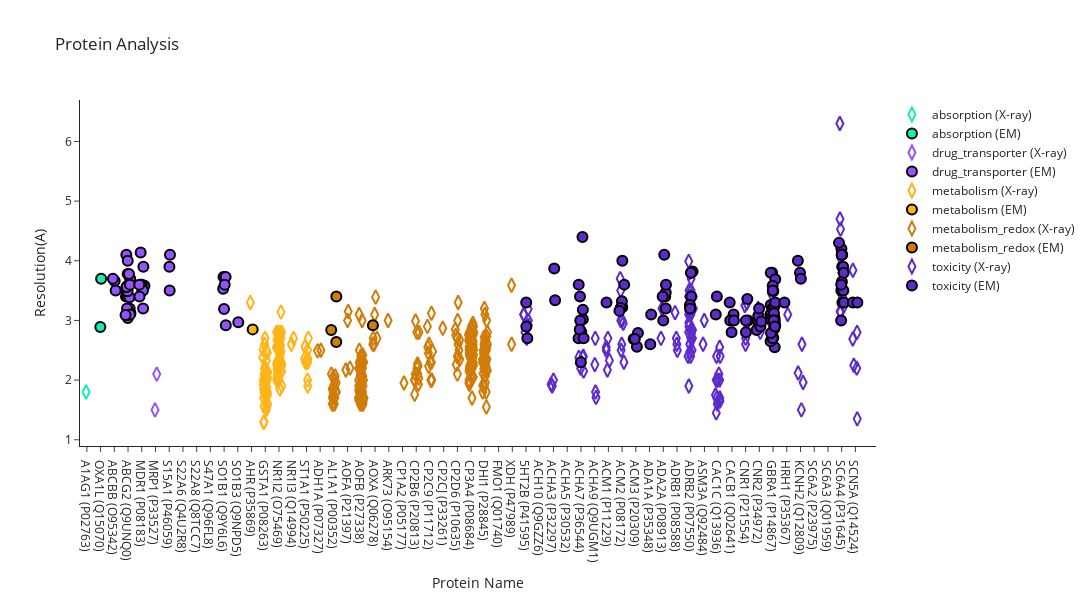

Source (notebook cell):
### Code cell
import plotly.graph_objects as go
import numpy as np
# Create traces for each unique value in 'Method'
traces = []

for category in category_list:
    for method in df['Method'].unique():
        df_subset = df[(df['Method'] == method) & (df['Category'] == category)]
        
        # marker_size = df_subset["Average Sequence Coverage"].apply(lambda x: x * 16 if not np.isnan(x) else 10)
        
        # Add random jitter to the x-axis values
        if method == 'AlphaFold':
            x_values = [protein_name_mapping[name] for name in df_subset['Protein Name']]
        else:
            jitter = np.random.uniform(low=-jitter_amount, high=jitter_amount, size=len(df_subset))
            x_values = [protein_name_mapping[name] + jitter[i] for i, name in enumerate(df_subset['Protein Name'])]
        trace = go.Scatter(
            x=x_values,
            y=df_subset['Resolution (A)'],
            mode='markers',
            name=f"{category} ({method})",
            marker=dict(size=10, color=colors[category], symbol=symbols[method], line_width=2, line_color='black'),
            showlegend=False if method == 'AlphaFold' else True,
            opacity=0 if method == 'AlphaFold' else 1,
        )
        traces.append(trace)

# Create layout
layout = go.Layout(
    title="Protein Analysis",
    xaxis=dict(title='Protein Name',
               range=[-0.5, len(protein_name_mapping) + 0.5],
               tickvals=list(protein_name_mapping.values()), 
               ticktext=protein_names),
    yaxis=dict(title='Resolution(A)'),
    template='simple_white',
    width=1600,
    height=600
)

# Create figure
fig = go.Figure(data=traces, layout=layout)

# Show plot
fig.show()

### Figure 1 — Plotly figure (JSON) as saved in the notebook; plotly's stock layout.template omitted (floating-point values rounded to 4 significant figures; data arrays with more than 128 entries replaced by an {"elided": "..."} marker saying what was removed)
{"data": [{"marker": {"color": "#11efb7", "line": {"color": "black", "width": 2}, "size": 10, "symbol": "diamond-tall-open"}, "mode": "markers", "name": "absorption (X-ray)", "opacity": 1, "showlegend": true, "x": [-0.05802], "y": [1.8], "type": "scatter"}, {"marker": {"color": "#11efb7", "line": {"color": "black", "width": 2}, "size": 10, "symbol": "asterisk"}, "mode": "markers", "name": "absorption (AlphaFold)", "opacity": 0, "showlegend": false, "x": [0, 1], "y": [2.0, 2.0], "type": "scatter"}, {"marker": {"color": "#11efb7", "line": {"color": "black", "width": 2}, "size": 10, "symbol": "circle"}, "mode": "markers", "name": "absorption (EM)", "opacity": 1, "showlegend": true, "x": [0.9795, 1.039], "y": [2.89, 3.7], "type": "scatter"}, {"marker": {"color": "#9553ff", "line": {"color": "black", "width": 2}, "size": 10, "symbol": "diamond-tall-open"}, "mode": "markers", "name": "drug_transporter (X-ray)", "opacity": 1, "showlegend": true, "x": [4.967, 5.091], "y": [1.5, 2.1], "type": "scatter"}, {"marker": {"color": "#9553ff", "line": {"color": "black", "width": 2}, "size": 10, "symbol": "asterisk"}, "mode": "markers", "name": "drug_transporter (AlphaFold)", "opacity": 0, "showlegend": false, "x": [2, 3, 4, 5, 6, 7, 8, 9, 10, 11], "y": [2.0, 2.0, 2.0, 2.0, 2.0, 2.0, 2.0, 2.0, 2.0, 2.0], "type": "scatter"}, {"marker": {"color": "#9553ff", "line": {"color": "black", "width": 2}, "size": 10, "symbol": "circle"}, "mode": "markers", "name": "drug_transporter (EM)", "opacity": 1, "showlegend": true, "x": [2.026, 1.9, 2.097, 2.987, 2.985, 3.017, 2.85, 3.119, 2.966, 3.157, 3.109, 3.179, 2.878, 2.928, 2.972, 2.979, 2.934, 2.893, 2.969, 2.88, 2.976, 2.906, 3.14, 3.137, 2.972, 3.068, 2.818, 4.196, 3.92, 4.008, 4.118, 4.097, 3.939, 4.04, 4.083, 3.835, 3.821, 6.034, 6.016, 6.056, 9.995, 9.956, 10.13, 9.931, 10.11, 10.04, 11.03], "y": [3.66, 3.7, 3.5, 3.1, 3.04, 3.1, 3.4, 3.2, 3.4, 3.7, 3.39, 3.12, 4.1, 3.2, 3.58, 4.0, 3.5, 3.51, 3.49, 3.56, 3.09, 3.56, 3.6, 3.1, 3.78, 3.78, 3.09, 3.58, 4.14, 3.6, 3.9, 3.2, 3.6, 3.5, 3.5, 3.4, 3.6, 3.5, 3.9, 4.1, 3.19, 3.73, 2.92, 3.53, 3.73, 3.6, 2.97], "type": "scatter"}, {"marker": {"color": "#ffb418", "line": {"color": "black", "width": 2}, "size": 10, "symbol": "diamond-tall-open"}, "mode": "markers", "name": "metabolism (X-ray)", "opacity": 1, "showlegend": true, "x": [11.91, 13.09, 13.18, 13.12, 12.88, 12.96, 12.88, 13.15, 13.19, 12.91, 13.12, 12.85, 12.94, 12.97, 13.11, 13.06, 12.95, 13.07, 13.15, 12.91, 12.87, 12.85, 12.91, 13.0, 12.93, 13.0, 13.04, 13.02, 12.92, 12.84, 12.81, 13.1, 13.02, 13.16, 13.18, 12.98, 12.92, 12.98, 12.91, 13.08, 13.9, 13.85, 13.83, 14.12, 13.82, 14.14, 13.87, 13.9, 13.96, 13.9, 13.94, 13.86, 14.1, 13.92, 14.15, 13.97, 13.89, 14.12, 14.08, 14.19, 14.11, 14.13, 14.04, 14.0, 13.96, 13.97, 13.88, 14.19, 13.85, 14.12, 14.02, 13.98, 13.89, 13.94, 13.82, 14.15, 13.91, 14.15, 14.14, 14.06, 14.1, 14.2, 13.91, 14.0, 14.19, 13.8, 13.89, 13.99, 14.19, 14.11, 14.05, 13.88, 14.01, 14.9, 15.06, 15.86, 15.89, 16.09, 15.99, 16.14, 16.09, 16.09, 16.09, 16.09, 15.94, 16.08], "y": [3.3, 2.33, 1.6, 1.55, 1.7, 2.0, 1.29, 2.46, 2.03, 1.56, 2.1, 1.93, 2.19, 1.87, 1.88, 2.0, 2.6, 1.5, 1.8, 1.3, 1.86, 2.0, 2.1, 1.75, 1.8, 2.07, 1.85, 1.95, 1.8, 2.51, 2.38, 1.98, 2.2, 1.75, 2.13, 2.7, 1.79, 2.2, 1.86, 2.5, 2.15, 2.3, 2.0, 2.5, 2.26, 2.48, 2.05, 2.2, 2.1, 2.25, 2.76, 2.2, 2.8, 2.8, 3.14, 2.0, 2.25, 2.58, 2.4, 2.25, 2.3, 2.3, 2.37, 2.55, 2.7, 2.15, 2.0, 2.8, 2.67, 2.8, 2.8, 2.0, 2.1, 2.8, 2.8, 2.22, 2.27, 2.3, 2.7, 1.85, 2.27, 2.15, 2.25, 2.8, 2.26, 2.55, 2.05, 2.65, 1.9, 2.45, 2.28, 2.56, 2.52, 2.6, 2.7, 2.36, 2.56, 2.36, 2.3, 2.7, 2.35, 2.5, 1.9, 2.3, 2.3, 2.0], "type": "scatter"}, {"marker": {"color": "#ffb418", "line": {"color": "black", "width": 2}, "size": 10, "symbol": "asterisk"}, "mode": "markers", "name": "metabolism (AlphaFold)", "opacity": 0, "showlegend": false, "x": [12, 13, 14, 15, 16], "y": [2.0, 2.0, 2.0, 2.0, 2.0], "type": "scatter"}, {"marker": {"color": "#ffb418", "line": {"color": "black", "width": 2}, "size": 10, "symbol": "circle"}, "mode": "markers", "name": "metabolism (EM)", "opacity": 1, "showlegend": true, "x": [12.08], "y": [2.85], "type": "scatter"}, {"marker": {"color": "#d07c09", "line": {"color": "black", "width": 2}, "size": 10, "symbol": "diamond-tall-open"}, "mode": "markers", "name": "metabolism_redox (X-ray)", "opacity": 1, "showlegend": true, "x": {"elided": "244 float values"}, "y": {"elided": "244 float values"}, "type": "scatter"}, {"marker": {"color": "#d07c09", "line": {"color": "black", "width": 2}, "size": 10, "symbol": "asterisk"}, "mode": "markers", "name": "metabolism_redox (AlphaFold)", "opacity": 0, "showlegend": false, "x": [17, 18, 19, 20, 21, 22, 23, 24, 25, 26, 27, 28, 29, 30, 31], "y": [2.0, 2.0, 2.0, 2.0, 2.0, 2.0, 2.0, 2.0, 2.0, 2.0, 2.0, 2.0, 2.0, 2.0, 2.0], "type": "scatter"}, {"marker": {"color": "#d07c09", "line": {"color": "black", "width": 2}, "size": 10, "symbol": "circle"}, "mode": "markers", "name": "metabolism_redox (EM)", "opacity": 1, "showlegend": true, "x": [18.17, 18.18, 17.8, 20.84], "y": [2.64, 3.4, 2.84, 2.92], "type": "scatter"}, {"marker": {"color": "#5e2bcb", "line": {"color": "black", "width": 2}, "size": 10, "symbol": "diamond-tall-open"}, "mode": "markers", "name": "toxicity (X-ray)", "opacity": 1, "showlegend": true, "x": [32.15, 32.17, 31.85, 32.09, 32.17, 31.92, 32.05, 31.82, 33.91, 33.82, 34.0, 36.19, 36.07, 36.17, 35.98, 36.15, 35.85, 37.06, 37.1, 37.04, 37.01, 38.07, 37.85, 37.93, 37.84, 37.97, 38.9, 38.86, 39.13, 39.08, 39.0, 38.98, 38.93, 38.91, 41.91, 41.83, 42.86, 43.02, 42.99, 42.95, 43.87, 44.01, 43.87, 44.15, 43.93, 43.94, 43.99, 43.99, 44.0, 43.86, 44.01, 44.16, 44.01, 44.13, 43.88, 44.03, 43.88, 44.19, 44.06, 43.85, 43.86, 43.99, 44.17, 44.13, 43.93, 44.1, 43.8, 43.87, 43.91, 43.85, 43.98, 43.87, 43.86, 44.03, 43.99, 43.84, 44.99, 44.9, 45.92, 46.11, 45.86, 45.94, 46.05, 46.11, 46.0, 45.97, 46.14, 45.88, 46.13, 45.9, 45.8, 46.12, 45.85, 48.1, 47.98, 48.0, 47.98, 47.95, 47.99, 48.09, 49.06, 48.91, 49.89, 49.88, 51.07, 52.07, 52.19, 51.83, 52.11, 55.06, 54.88, 54.88, 54.89, 54.93, 54.88, 54.92, 55.01, 55.15, 54.92, 54.87, 54.88, 55.81, 55.88, 56.12, 55.82, 56.13, 56.1], "y": [3.19, 2.92, 3.1, 2.9, 3.0, 2.8, 2.7, 3.1, 1.9, 1.93, 2.0, 2.15, 2.85, 2.4, 2.2, 2.38, 2.38, 1.8, 1.71, 2.7, 2.26, 2.33, 2.5, 2.17, 2.55, 2.7, 3.5, 3.7, 2.3, 2.95, 3.0, 2.6, 2.5, 3.0, 3.2, 2.7, 3.13, 2.5, 2.6, 2.7, 3.2, 2.7, 3.2, 3.2, 3.8, 2.48, 3.3, 2.4, 3.1, 3.99, 2.8, 3.4, 2.84, 2.84, 3.16, 3.5, 3.5, 3.2, 2.79, 3.1, 1.9, 3.4, 3.4, 2.7, 2.6, 2.5, 2.4, 2.9, 3.4, 2.8, 3.1, 3.2, 2.96, 3.7, 3.2, 3.4, 3.0, 2.6, 2.0, 2.0, 1.45, 1.6, 2.1, 2.55, 1.65, 2.0, 2.4, 2.4, 1.65, 1.7, 1.75, 1.7, 2.0, 2.95, 2.8, 2.7, 2.8, 3.25, 2.6, 3.29, 2.8, 3.2, 3.45, 3.2, 3.1, 1.5, 1.96, 2.12, 2.6, 3.4, 3.62, 3.49, 3.15, 3.14, 3.53, 4.53, 3.8, 3.24, 4.05, 6.3, 4.7, 2.69, 2.25, 2.8, 3.84, 1.35, 2.2], "type": "scatter"}, {"marker": {"color": "#5e2bcb", "line": {"color": "black", "width": 2}, "size": 10, "symbol": "asterisk"}, "mode": "markers", "name": "toxicity (AlphaFold)", "opacity": 0, "showlegend": false, "x": [32, 33, 34, 35, 36, 37, 38, 39, 40, 41, 42, 43, 44, 45, 46, 47, 48, 49, 50, 51, 52, 53, 54, 55, 56], "y": [2.0, 2.0, 2.0, 2.0, 2.0, 2.0, 2.0, 2.0, 2.0, 2.0, 2.0, 2.0, 2.0, 2.0, 2.0, 2.0, 2.0, 2.0, 2.0, 2.0, 2.0, 2.0, 2.0, 2.0, 2.0], "type": "scatter"}, {"marker": {"color": "#5e2bcb", "line": {"color": "black", "width": 2}, "size": 10, "symbol": "circle"}, "mode": "markers", "name": "toxicity (EM)", "opacity": 1, "showlegend": true, "x": [32.02, 32.01, 32.09, 34.12, 34.06, 35.99, 35.93, 36.14, 36.11, 36.02, 35.83, 35.84, 35.95, 35.91, 36.14, 36.2, 37.86, 39.01, 38.99, 39.15, 38.89, 39.02, 38.81, 40.16, 39.84, 40.08, 39.93, 41.12, 41.05, 42.14, 42.0, 42.18, 42.07, 42.18, 41.96, 42.2, 44.04, 44.02, 43.94, 44.14, 43.96, 44.02, 45.9, 45.82, 46.98, 47.12, 46.84, 46.88, 47.15, 48.18, 48.02, 48.13, 48.02, 48.94, 48.8, 48.92, 49.08, 49.15, 48.98, 49.93, 49.83, 49.8, 50.1, 50.16, 49.83, 49.97, 49.95, 50.12, 50.02, 49.98, 50.16, 50.08, 50.15, 49.84, 50.09, 50.01, 50.04, 49.82, 50.09, 50.07, 49.89, 50.13, 49.98, 50.05, 49.85, 50.14, 50.83, 51.81, 51.96, 52.02, 54.99, 55.02, 54.98, 54.96, 55.05, 55.04, 55.11, 55.12, 55.02, 55.15, 55.04, 55.17, 54.97, 55.0, 54.8, 55.81, 56.14], "y": [2.9, 3.3, 2.7, 3.34, 3.87, 2.3, 3.4, 3.02, 4.4, 2.8, 2.7, 3.6, 3.0, 2.85, 3.18, 2.7, 3.3, 3.22, 3.32, 3.6, 3.21, 4.0, 3.16, 2.79, 2.69, 2.56, 2.69, 3.1, 2.6, 3.4, 3.0, 3.2, 4.1, 3.47, 3.4, 3.6, 3.4, 3.8, 3.26, 3.82, 3.2, 3.8, 3.4, 3.1, 2.8, 3.1, 3.3, 3.0, 3.0, 3.0, 2.8, 3.36, 3.0, 2.97, 2.84, 3.08, 2.9, 2.98, 3.2, 3.8, 3.8, 3.1, 3.04, 3.69, 3.26, 3.58, 3.2, 2.55, 3.49, 3.5, 2.92, 3.23, 3.3, 3.04, 2.86, 2.71, 2.98, 2.65, 2.9, 3.12, 3.0, 3.0, 2.7, 3.0, 2.79, 2.9, 3.3, 4.0, 3.8, 3.7, 3.5, 3.65, 4.2, 3.0, 3.3, 3.9, 3.9, 3.5, 4.1, 3.8, 4.1, 3.3, 3.6, 4.1, 4.3, 3.3, 3.3], "type": "scatter"}], "layout": {"height": 600, "title": {"text": "Protein Analysis"}, "width": 1600, "xaxis": {"range": [-0.5, 57.5], "ticktext": ["A1AG1 (P02763)", "OXA1L (Q15070)", "ABCBB (O95342)", "ABCG2 (Q9UNQ0)", "MDR1 (P08183)", "MRP1 (P33527)", "S15A1 (P46059)", "S22A6 (Q4U2R8)", "S22A8 (Q8TCC7)", "S47A1 (Q96FL8)", "SO1B1 (Q9Y6L6)", "SO1B3 (Q9NPD5)", "AHR (P35869)", "GSTA1 (P08263)", "NR1I2 (O75469)", "NR1I3 (Q14994)", "ST1A1 (P50225)", "ADH1A (P07327)", "AL1A1 (P00352)", "AOFA (P21397)", "AOFB (P27338)", "AOXA (Q06278)", "ARK73 (O95154)", "CP1A2 (P05177)", "CP2B6 (P20813)", "CP2C9 (P11712)", "CP2CJ (P33261)", "CP2D6 (P10635)", "CP3A4 (P08684)", "DHI1 (P28845)", "FMO1 (Q01740)", "XDH (P47989)", "5HT2B (P41595)", "ACH10 (Q9GZZ6)", "ACHA3 (P32297)", "ACHA5 (P30532)", "ACHA7 (P36544)", "ACHA9 (Q9UGM1)", "ACM1 (P11229)", "ACM2 (P08172)", "ACM3 (P20309)", "ADA1A (P35348)", "ADA2A (P08913)", "ADRB1 (P08588)", "ADRB2 (P07550)", "ASM3A (Q92484)", "CAC1C (Q13936)", "CACB1 (Q02641)", "CNR1 (P21554)", "CNR2 (P34972)", "GBRA1 (P14867)", "HRH1 (P35367)", "KCNH2 (Q12809)", "SC6A2 (P23975)", "SC6A3 (Q01959)", "SC6A4 (P31645)", "SCN5A (Q14524)"], "tickvals": [0, 1, 2, 3, 4, 5, 6, 7, 8, 9, 10, 11, 12, 13, 14, 15, 16, 17, 18, 19, 20, 21, 22, 23, 24, 25, 26, 27, 28, 29, 30, 31, 32, 33, 34, 35, 36, 37, 38, 39, 40, 41, 42, 43, 44, 45, 46, 47, 48, 49, 50, 51, 52, 53, 54, 55, 56], "title": {"text": "Protein Name"}}, "yaxis": {"title": {"text": "Resolution(A)"}}}}
